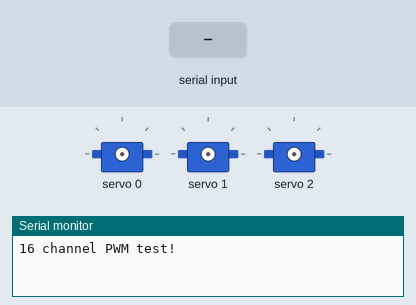
Simulated run of this sketch. Board: Arduino Uno, built with avr-gcc and run on an emulated ATmega328P. Shown: 3 × servo, the last lines printed to the serial monitor. The inputs (shaded band) are chosen by the test bench.

Above: at 1.2 s.
1.3 s: "90,45\n" received over Serial
2.8 s: "200\n" received over Serial
At 4.0 s:
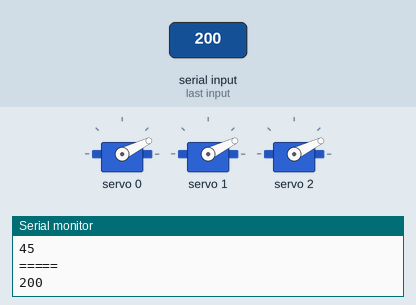
4.3 s: "90\n" received over Serial
At 5.2 s:
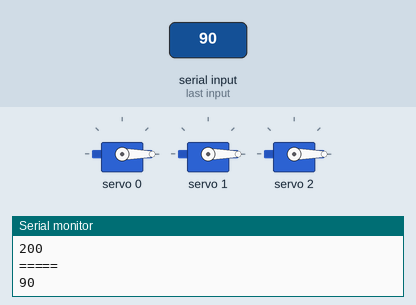
Timing chart, 0 to 7.3 s (numbered marks = the images above; inputs shaded):
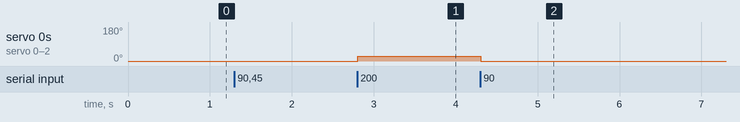

Measured:
- after the input at 2.8 s, servo 0–2: 0° → 26° at once
- after the input at 4.3 s, servo 0–2: 26° → 0° at once

The sketch:

pwm_test.ino
```cpp
#include <Wire.h>
#include <Adafruit_PWMServoDriver.h>

#define N_MOTOR 3
#define PWMFreq 60
#define OscillatorFrequency 27000000
#define CLOCK 400000

Adafruit_PWMServoDriver pwm = Adafruit_PWMServoDriver();

int pulse = 0;

void setup() {
   Serial.begin(9600);
   Serial.println("16 channel PWM test!");

   pwm.begin();
   //pwm.setOscillatorFrequency(OscillatorFrequency);
   pwm.setPWMFreq(PWMFreq);
   //Wire.setClock(CLOCK);
}

void loop() {
   pulse = Serial.parseInt();
   if (Serial.available()) {
      Serial.println("=====");
      for (uint8_t pwmnum=0; pwmnum < N_MOTOR; pwmnum++) {
         pwm.setPWM(pwmnum, 0, pulse);
      }
      Serial.println(pulse);
   }
}
```
